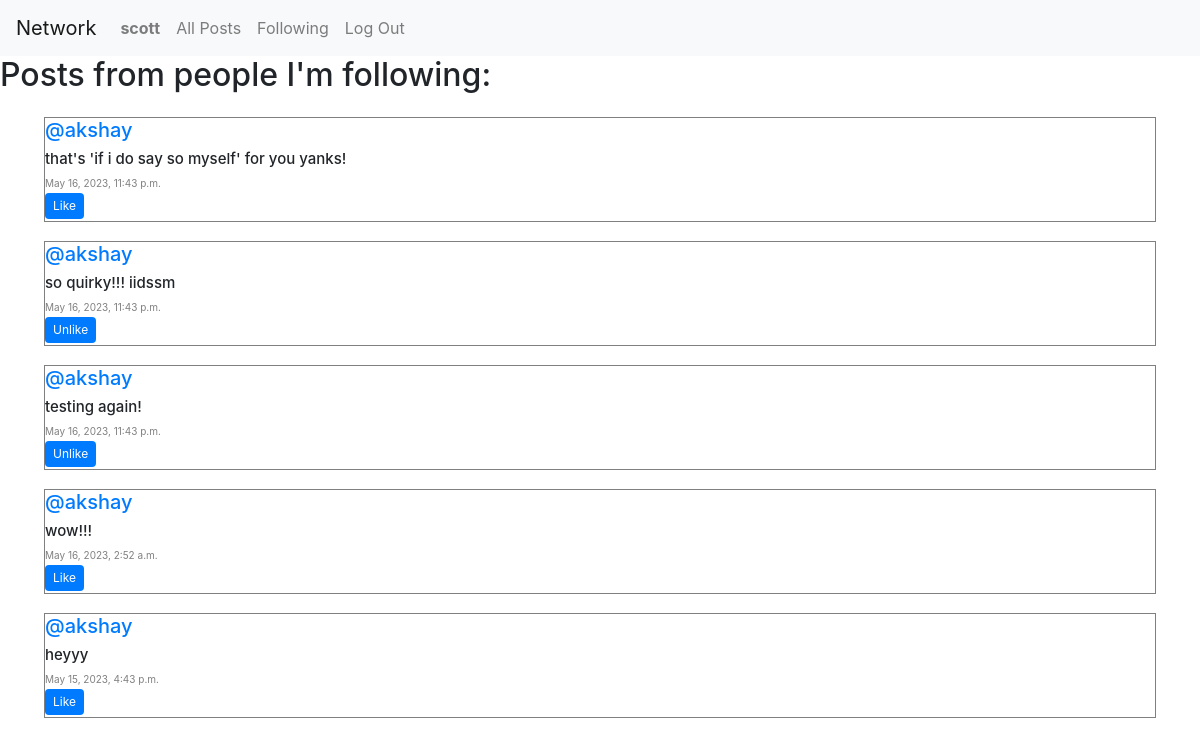
The page /following (signed in) on the database its author committed.
### network/models.py (models this page shows, shortened)
class User(AbstractUser):
    pass

class Post(models.Model):
    text = models.CharField(max_length=280)
    user = models.ForeignKey(User, on_delete=models.CASCADE, related_name="author")
    date = models.DateTimeField(auto_now_add=True)

### network/views.py (the view)
# urls.py: path("following", views.following, name="following"),
def following(request):
    current_user = User.objects.get(pk=request.user.id)
    following = Follow.objects.filter(user=current_user)
    all_posts = Post.objects.all().order_by('id').reverse()
    user_liked_posts = list(Like.objects.filter(user=request.user).values_list('liked_post_id', flat=True))
    followed_posts = [post for post in all_posts if any(person.followed == post.user for person in following)]
    p = Paginator(followed_posts, 10)
    page_number = request.GET.get('page')
    page_obj = p.get_page(page_number)
    return render(request, "network/following.html", {
        "page_obj": page_obj,
        "all_posts": followed_posts,
        "user_liked_posts":user_liked_posts
    })

### network/templates/network/following.html (shortened to what this page needs)
{% extends "network/layout.html" %}
{% block body %}
    <h2>Posts from people I'm following:</h2>
    <div class="all-posts">
        {% for post in page_obj %}
            <div class="row post mx-4">
                <h6 class="author"><a href="{% url 'profile' user_id=post.user.id %}">@{{ post.user }}</a></h6>
                <h6 class="text">{{ post.text }}</h6>
                <p class="date">{{ post.date }}</p>
                {% if user.is_authenticated %}
                    <div class="like">
                        {% if post.id in user_liked_posts %}
                            <button class="like-btn btn btn-primary" data-post-id="{{ post.id }}">Unlike</button>
                        {% else %}
                            <button class="like-btn btn btn-primary" data-post-id="{{ post.id }}">Like</button>
                        {% endif %}
                    </div>
                {% endif %}
            </div>
        {% endfor %}
        <nav aria-label="Page Navigation">
        </nav>
    </div>
    {% load static %}
{% endblock %}

### network/templates/network/layout.html (shortened to what this page needs)
{% load static %}
<!DOCTYPE html>
<html lang="en">
    <head>
        <link rel="stylesheet" href="https://stackpath.bootstrapcdn.com/bootstrap/4.4.1/css/bootstrap.min.css">
        <link href="{% static 'network/styles.css/' %}" rel="stylesheet">
    </head>
    <body>
        <nav class="navbar navbar-expand-lg navbar-light bg-light">
            <a class="navbar-brand" href="{% url 'index' %}">Network</a>
            <div>
              <ul class="navbar-nav mr-auto">
                {% if user.is_authenticated %}
                    <li class="nav-item">
                        <a class="nav-link" href="{% url 'profile' user_id=user.id %}"><strong>{{ user.username }}</strong></a>
                    </li>
                {% endif %}
                <li class="nav-item">
                  <a class="nav-link" href="{% url 'index' %}">All Posts</a>
                </li>
                {% if user.is_authenticated %}
                    <li class="nav-item">
                        <a class="nav-link" href="{% url 'following' %}">Following</a>
                    </li>
                    <li class="nav-item">
                        <a class="nav-link" href="{% url 'logout' %}">Log Out</a>
                    </li>
                {% endif %}
              </ul>
            </div>
          </nav>
        <div class="body">
            {% block body %}
            {% endblock %}
        </div>
    </body>
</html>

### network/static/network/styles.css (style rules this page uses)
.all-posts { display:flex; justify-content: flex-start; flex-direction: column; margin: 20px; }
.post { display: block; margin-bottom: 1rem; flex-direction: column; border: 0.5px solid gray; margin-top: 3px; }
.text { font-size: 15px; }
.date { font-size: 10px; color: gray; margin-bottom: 2px; }
.author { font-size: 20px; }
.like-btn { margin-bottom: 2px; background-color: #007bff; color: #fff; border: none; padding: 4px 8px; font-size: 12px; cursor: pointer; }

### rows shown on the page
User: username "scott"
Post: user "akshay", text "that's 'if i do say so myself' for you yanks!", date "May 16, 2023, 11:43 p.m."
Post: user "akshay", text "so quirky!!! iidssm", date "May 16, 2023, 11:43 p.m."
Post: user "akshay", text "testing again!", date "May 16, 2023, 11:43 p.m."
Post: user "akshay", text "wow!!!", date "May 16, 2023, 2:52 a.m."
Post: user "akshay", text "heyyy", date "May 15, 2023, 4:43 p.m."
